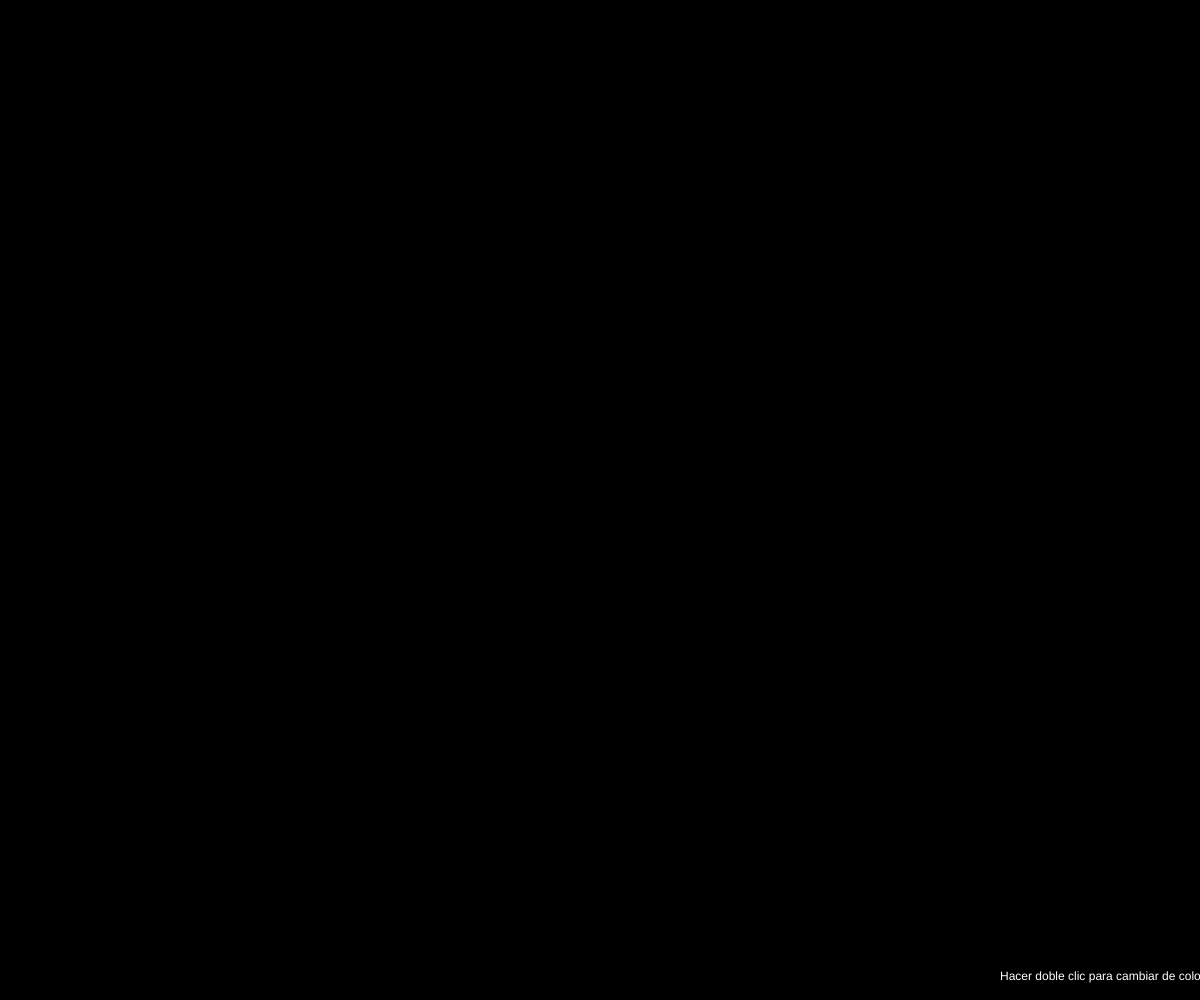
Frame 1 (no input)
Frame 60 (no input): identical to frame 1, image omitted
Frame 120 (the mouse pressed at the canvas centre since frame 60): identical to frame 1, image omitted

The p5.js sketch that drew this single still picture (run headless with seeded random() and noise() and a simulated clock; from frame 60 on, the mouse is pressed at the canvas centre):

// p5.js sketch
// ── sketch.js
let rosas = [];
let canvas;

function setup() {
  canvas = createCanvas(windowWidth, windowHeight);
  canvas.style('background-color', 'black');
  textSize(12); // Tamaño de texto pequeño
  fill(255); // Color de texto blanco
}

function draw() {
  background(0);

  for (const rosa of rosas) {
    drawRosa(rosa.x, rosa.y, rosa.color);
  }

  // Dibujar el texto en la esquina inferior derecha
  text('Hacer doble clic para cambiar de color', width - 200, height - 20);
}

function mouseClicked() {
  const x = mouseX;
  const y = mouseY;

  const rosa = {
    x,
    y,
    color: color('red') // Usamos la función color() para especificar un color
  };

  rosas.push(rosa);
}

function doubleClicked() {
  const x = mouseX;
  const y = mouseY;

  for (let i = rosas.length - 1; i >= 0; i--) {
    const rosa = rosas[i];
    const distancia = dist(x, y, rosa.x, rosa.y);
    if (distancia <= 15) {
      rosa.color = color('magenta'); // Cambiamos el color a verde usando la función color()
      break;
    }
  }
}

function drawRosa(x, y, c) {
  fill(c);
  noStroke();
  for (let i = 0; i < 6; i++) {
    push();
    translate(x, y);
    rotate(TWO_PI / 6 * i);
    ellipse(20, 0, 10, 60);
    pop();
  }
}
